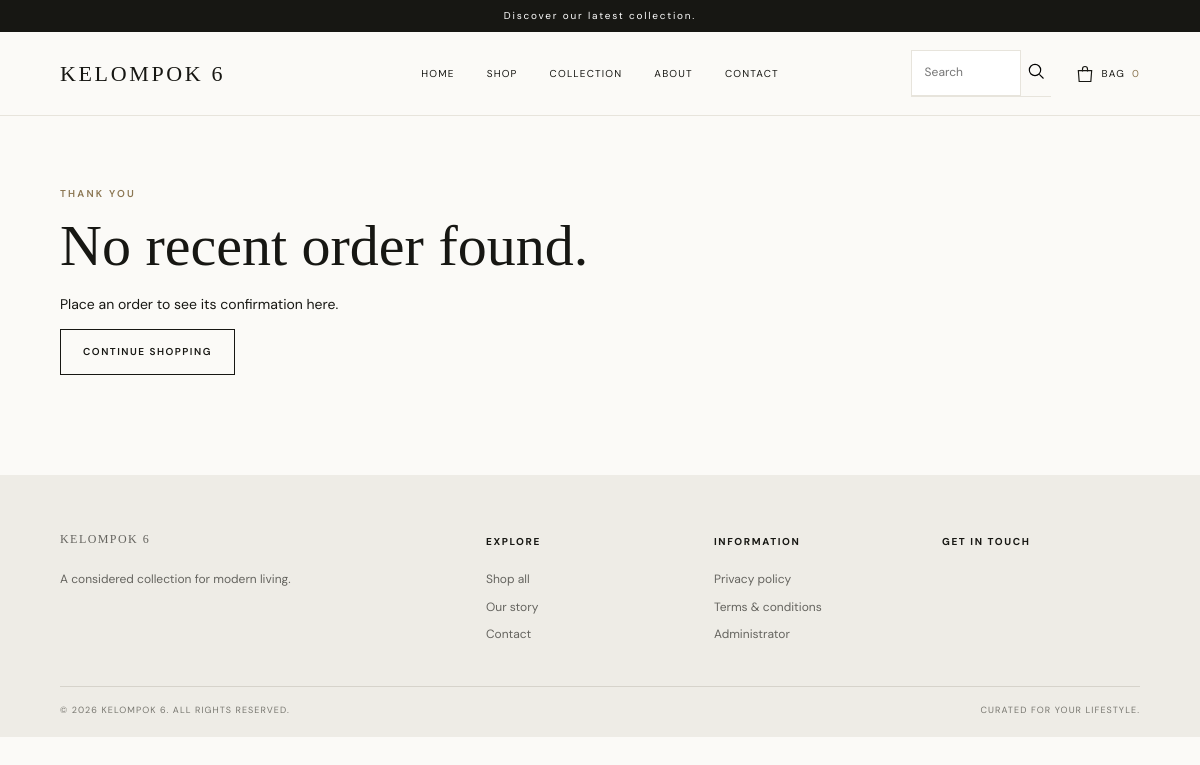
The app's page /order_success.php with its own data.
### tables this page shows
CREATE TABLE IF NOT EXISTS settings (
  setting_key VARCHAR(120) NOT NULL,
  setting_value TEXT NOT NULL,
  updated_at TIMESTAMP NOT NULL DEFAULT CURRENT_TIMESTAMP ON UPDATE CURRENT_TIMESTAMP,
  PRIMARY KEY (setting_key)
);

### config.php (called while the page is built, shortened)
<?php
function db(): PDO {
    static $pdo = null;
    if ($pdo instanceof PDO) return $pdo;
    $pdo = new PDO(
        'mysql:host=' . DB_HOST . ';dbname=' . DB_NAME . ';charset=utf8mb4',
        DB_USER,
        DB_PASS,
        [
            PDO::ATTR_ERRMODE => PDO::ERRMODE_EXCEPTION,
            PDO::ATTR_DEFAULT_FETCH_MODE => PDO::FETCH_ASSOC,
            PDO::ATTR_EMULATE_PREPARES => false,
        ]
    );
    return $pdo;
}
function e(mixed $value): string {
    return htmlspecialchars((string)$value, ENT_QUOTES | ENT_SUBSTITUTE, 'UTF-8');
}
function setting(string $key, string $fallback = ''): string {
    try {
        $stmt = db()->prepare('SELECT setting_value FROM settings WHERE setting_key = ? LIMIT 1');
        $stmt->execute([$key]);
        $value = $stmt->fetchColumn();
        return $value === false ? $fallback : (string)$value;
    } catch (Throwable $exception) {
        error_log('[KELOMPOK6] Settings lookup failed: ' . $exception->getMessage());
        return $fallback;
    }
}
function cart_count(): int {
    return array_sum(array_map(static fn($quantity): int => max(0, (int)$quantity), $_SESSION['cart'] ?? []));
}

### order_success.php (the view, shortened to what this page needs)
<?php
require_once __DIR__ . '/config.php';
$order = null;
$items = [];
?><!doctype html><html lang="id"><head> <?=e(setting('store_name','KELOMPOK 6'))?><link rel="stylesheet" href="assets/css/style.css"></head><body><?php require __DIR__.'/includes/header.php'; ?><main class="content-page order-success-page"><p class="eyebrow">THANK YOU</p><?php if($order): ?> <?=e($order['customer_name'])?><?=e($order['order_code'])?> <?=e($order['status'])?> <?=e($order['payment_status'])?><?php foreach($items as $item): ?><?=e($item['product_name'])?> <?=(int)$item['quantity']?> <?=e($item['variant_snapshot'])?><?=e(money($item['line_total']))?><?php endforeach; ?><?=e(money($order['total']))?><?php else: ?><h1>No recent order found.</h1><p>Place an order to see its confirmation here.</p><?php endif; ?><a class="button" href="shop.php">CONTINUE SHOPPING</a></main><?php require __DIR__.'/includes/footer.php'; ?></body></html>

### includes/header.php (shortened to what this page needs)
<?php
$storeName = setting('store_name', 'KELOMPOK 6');
?>
<div class="announcement-bar"><?=e(setting('announcement', 'CURATED FOR YOUR LIFESTYLE.'))?></div>
<header class="site-header">
  <a class="wordmark" href="index.php" aria-label="<?=$storeName?> homepage"><?=e($storeName)?></a>
  <nav class="primary-nav" data-primary-nav aria-label="Main navigation">
    <a href="index.php">HOME</a><a href="shop.php">SHOP</a><a href="shop.php?sort=featured">COLLECTION</a><a href="about.php">ABOUT</a><a href="contact.php">CONTACT</a>
  </nav>
  <div class="header-actions">
    <form class="header-search" action="shop.php" method="get"><label class="visually-hidden" for="site-search">Search products</label><input id="site-search" type="search" name="q" placeholder="Search" value="<?=e($_GET['q'] ?? '')?>"><button type="submit" aria-label="Search"><svg viewBox="0 0 24 24" aria-hidden="true"><circle cx="10.8" cy="10.8" r="6.8"></circle><path d="m16 16 5 5"></path></svg></button></form>
    <a class="cart-link" href="cart.php" aria-label="Shopping bag, <?=cart_count()?> items"><svg viewBox="0 0 24 24" aria-hidden="true"><path d="M4 8h16l-1 13H5L4 8Z"></path><path d="M9 9V6a3 3 0 0 1 6 0v3"></path></svg><span>BAG</span><span class="bag-count"><?=cart_count()?></span></a>
  </div>
</header>

### includes/footer.php (shortened to what this page needs)
<?php $footerName = setting('store_name', 'KELOMPOK 6'); ?>
<footer class="site-footer">
  <div class="footer-main">
    <div class="footer-brand"><a class="wordmark" href="index.php"><?=e($footerName)?></a><p><?=e(setting('store_description', 'A considered collection for modern living.'))?></p></div>
    <div><h2>EXPLORE</h2><a href="shop.php">Shop all</a><a href="about.php">Our story</a><a href="contact.php">Contact</a></div>
    <div><h2>INFORMATION</h2><a href="privacy.php">Privacy policy</a><a href="terms.php">Terms &amp; conditions</a><a href="admin/login.php">Administrator</a></div>
    <div><h2>GET IN TOUCH</h2></div>
  </div>
  <div class="footer-bottom"><span>© <?=date('Y')?> <?=e($footerName)?>. ALL RIGHTS RESERVED.</span><span>CURATED FOR YOUR LIFESTYLE.</span></div>
</footer>

### assets/css/style.css (style rules this page uses)
:root { --ink:#171713;--muted:#77766f;--paper:#fbfaf7;--white:#fff;--line:#e7e4dc;--accent:#8b7652;--serif:'Playfair Display',Georgia,serif;--sans:'DM Sans',Arial,sans-serif;--page:1440px }
* { box-sizing:border-box }
html { scroll-behavior:smooth }
body { margin:0;background:var(--paper);color:var(--ink);font-family:var(--sans);font-size:14px;line-height:1.6 }
a { color:inherit;text-decoration:none }
button,input,select,textarea { font:inherit }
button,.button { cursor:pointer }
.announcement-bar { text-align:center;background:var(--ink);color:#fff;font-size:10px;letter-spacing:.18em;padding:8px 20px }
.site-header { position:relative;z-index:5;min-height:84px;padding:0 max(5vw,24px);display:grid;grid-template-columns:1fr auto 1fr;align-items:center;background:var(--paper);border-bottom:1px solid var(--line) }
.wordmark { font-family:var(--serif);font-size:22px;letter-spacing:.12em }
.primary-nav { display:flex;gap:32px }
.primary-nav a,.header-actions,.cart-link { font-size:10px;letter-spacing:.12em }
.header-actions { justify-self:end;display:flex;align-items:center;gap:24px }
.header-search { display:flex;border-bottom:1px solid var(--line);align-items:center }
.header-search input { border:0;background:none;width:110px;padding:7px 0;outline:0;font-size:12px }
.header-search button { border:0;background:none;padding:5px }
.header-search svg,.cart-link svg { width:20px;height:20px;fill:none;stroke:currentColor;stroke-width:1.4 }
.cart-link { display:flex;align-items:center;gap:7px }
.bag-count { font-size:10px;color:var(--accent) }
.eyebrow { font-size:10px;letter-spacing:.22em;text-transform:uppercase;color:var(--accent);font-weight:600 }
.button { min-height:46px;padding:13px 22px;display:inline-flex;justify-content:center;align-items:center;border:1px solid var(--ink);background:transparent;color:var(--ink);font-size:10px;letter-spacing:.15em;font-weight:600;transition:.2s }
.site-footer { background:#eeece6;padding:55px max(5vw,24px) 20px }
.footer-main { max-width:var(--page);margin:auto;display:grid;grid-template-columns:2fr repeat(3,1fr);gap:30px;padding-bottom:42px }
.footer-main>div { display:flex;flex-direction:column;align-items:start;gap:8px }
.footer-main h2 { font-size:10px;letter-spacing:.16em;margin:4px 0 12px }
.footer-main a,.footer-main p { font-size:12px;color:#65645f }
.footer-brand p { max-width:250px }
.footer-bottom { max-width:var(--page);margin:auto;border-top:1px solid #d6d3cb;padding-top:16px;display:flex;justify-content:space-between;font-size:9px;letter-spacing:.12em;color:var(--muted) }
.catalog-page,.content-page { max-width:var(--page);padding:60px max(5vw,24px) 100px;margin:auto }
.catalog-header h1,.content-page>h1 { font:clamp(38px,5vw,58px) var(--serif);font-weight:400;margin:5px 0 }
.catalog-filters input,.catalog-filters select,select,input:not([type=checkbox]):not([type=hidden]),textarea { background:#fff;border:1px solid var(--line);padding:12px 13px;color:var(--ink);min-height:44px }

### records on screen
settings: setting_value "Discover our latest collection."
settings: setting_value "KELOMPOK 6"
settings: setting_value "A considered collection for modern living."

### other values on screen
cart_count() "0"
